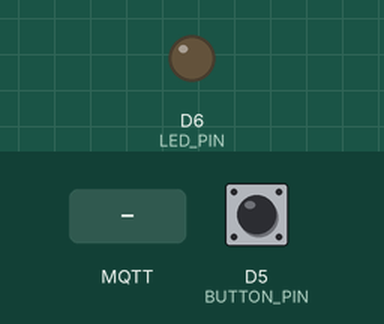
Simulated run of this sketch. Board: ESP8266 (NodeMCU). On the bench: output pins drawn as LEDs (lit = HIGH). Inputs (shaded band) come from the test bench; at power-on: D5 (BUTTON_PIN) HIGH. WiFi joins after 1.5 s; servers stay silent unless stated; no MQTT or app messages arrive unless stated; what the sketch prints to the serial monitor is not drawn.

Above: at 2.7 s.
2.8 s: MQTT message "1" arrives on the first subscribed topic
At 4.1 s:
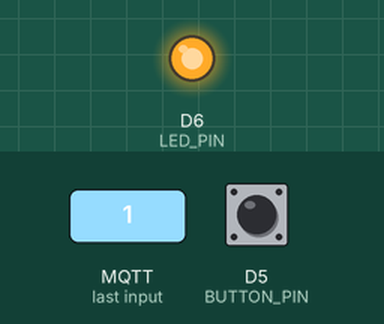
6.0 s: MQTT message "0" arrives on the first subscribed topic
At 6.6 s:
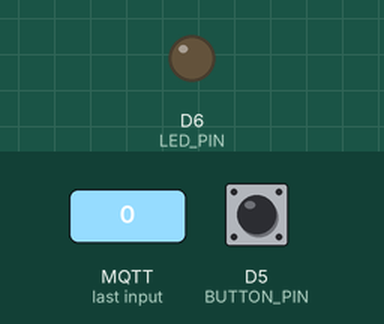
Timing chart, 0 to 9.0 s (numbered marks = the images above; inputs shaded):
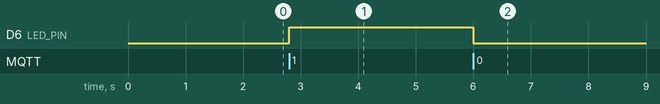

Measured:
- after the input at 2.8 s, D6 (LED_PIN): LOW → HIGH at once
- after the input at 6.0 s, D6 (LED_PIN): HIGH → LOW at once

The sketch:

esp8266_2nd_mqtt_duotestsep20a.ino
```cpp
#include <ESP8266WiFi.h>
#include <PubSubClient.h>

// ========================================
// EE470 - ESP8266 #2
// Two-Way MQTT Communication
// ========================================

#define BUTTON_PIN D5
#define LED_PIN D6

// WiFi
const char* ssid = "giants415";
const char* password = "down1961";

// MQTT
const char* mqttServer = "broker.hivemq.com";
const int mqttPort = 1883;

// Receive button events from ESP8266 #1
const char* subscribeTopic =
  "testtopic/button/jasondowning";

// Send commands to ESP8266 #1 LED
const char* publishTopic =
  "testtopic/temp/inTopic/jasondowning";

WiFiClient espClient;
PubSubClient client(espClient);

// Button timing
bool lastReading = HIGH;
bool stableState = HIGH;
bool resetPending = false;

unsigned long debounceTime = 0;
unsigned long releaseTime = 0;
unsigned long lastReconnectAttempt = 0;

const unsigned long debounceDelay = 50;
const unsigned long resetDelay = 5000;

// ========================================
// Receive messages from ESP8266 #1
// ========================================
void mqttCallback(char* topic, byte* payload,
                  unsigned int length) {

  String message = "";

  for (unsigned int i = 0; i < length; i++) {
    message += (char)payload[i];
  }

  Serial.print("Received from ESP #1: ");
  Serial.println(message);

  if (String(topic) == subscribeTopic) {

    if (message == "1") {
      digitalWrite(LED_PIN, HIGH);
      Serial.println("ESP #2 LED ON");
    }

    else if (message == "0") {
      digitalWrite(LED_PIN, LOW);
      Serial.println("ESP #2 LED OFF");
    }
  }
}

// ========================================
// Connect to WiFi
// ========================================
void connectWiFi() {

  WiFi.mode(WIFI_STA);
  WiFi.begin(ssid, password);

  Serial.print("Connecting to WiFi");

  while (WiFi.status() != WL_CONNECTED) {
    delay(500);
    Serial.print(".");
  }

  Serial.println("\nWiFi Connected!");
  Serial.println(WiFi.localIP());
}

// ========================================
// Connect to MQTT
// ========================================
void reconnectMQTT() {

  if (client.connected()) return;

  unsigned long now = millis();

  if (lastReconnectAttempt != 0 &&
      now - lastReconnectAttempt < 5000) {
    return;
  }

  lastReconnectAttempt = now;

  String clientId = "EE470-ESP2-";
  clientId += String(ESP.getChipId(), HEX);

  Serial.print("Connecting to MQTT...");

  if (client.connect(clientId.c_str())) {

    Serial.println("Connected!");

    client.subscribe(subscribeTopic);

    Serial.println("Subscribed to ESP #1");

  } else {

    Serial.print("Failed, state=");
    Serial.println(client.state());
  }
}

// ========================================
// Button: Send commands to ESP8266 #1
// ========================================
void checkButton() {

  bool reading = digitalRead(BUTTON_PIN);
  unsigned long now = millis();

  if (reading != lastReading) {
    debounceTime = now;
  }

  if (now - debounceTime >= debounceDelay) {

    if (reading != stableState) {

      stableState = reading;

      if (stableState == LOW) {

        if (client.connected()) {
          client.publish(publishTopic, "1");
          Serial.println("Sent 1 to ESP #1");
        }

        resetPending = false;

      } else {

        releaseTime = now;
        resetPending = true;

        Serial.println("Button released");
      }
    }
  }

  if (resetPending &&
      now - releaseTime >= resetDelay) {

    if (client.connected()) {
      client.publish(publishTopic, "0");
      Serial.println("Sent 0 to ESP #1");
    }

    resetPending = false;
  }

  lastReading = reading;
}

// ========================================
// Setup
// ========================================
void setup() {

  Serial.begin(115200);

  pinMode(BUTTON_PIN, INPUT_PULLUP);
  pinMode(LED_PIN, OUTPUT);

  digitalWrite(LED_PIN, LOW);

  connectWiFi();

  client.setServer(mqttServer, mqttPort);
  client.setCallback(mqttCallback);
}

// ========================================
// Main Loop
// ========================================
void loop() {

  if (WiFi.status() != WL_CONNECTED) {
    static unsigned long lastWiFiAttempt = 0;
    if (millis() - lastWiFiAttempt >= 5000) {
      lastWiFiAttempt = millis();
      WiFi.reconnect();
    }
  } else {
    if (!client.connected()) {
      reconnectMQTT();
    }

    if (client.connected()) {
      client.loop();
    }
  }

  checkButton();
}
```
